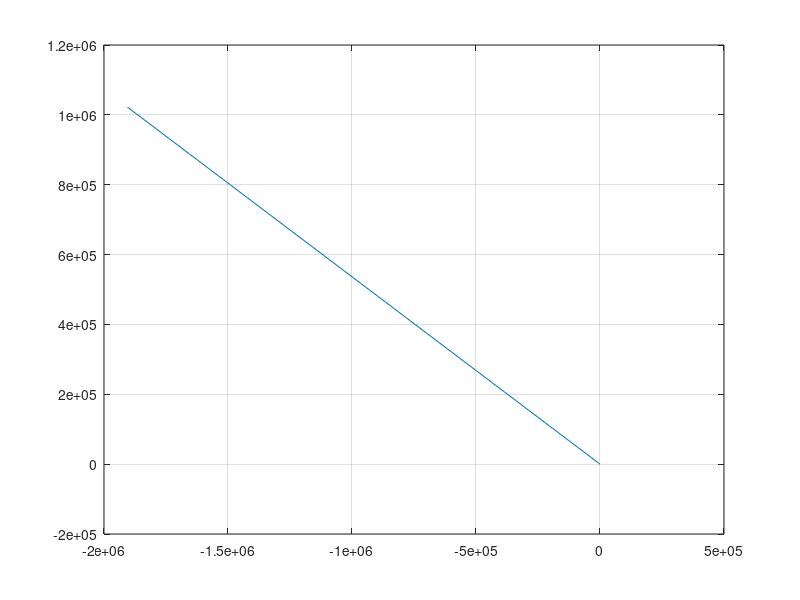
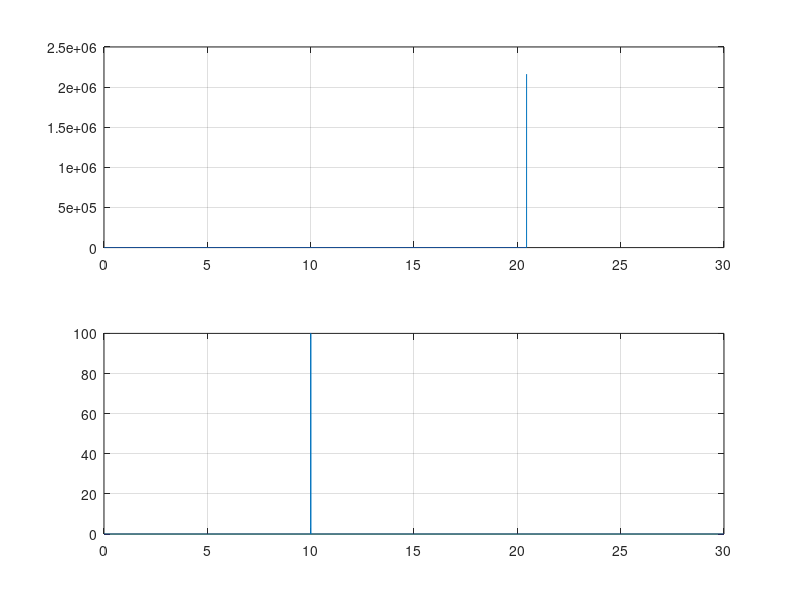

Source code (MATLAB) for these figures, in order:
% implementation of the Runge Kutta method

clear all;close all;clc;

% parameters of the limit cycle oscillator
z0 = 0.1;
alpha = 1;
beta1 = -0.0001;
beta2 = 2.1;
epsilon = 1;

% parameters for time
fs = 1000;
dur = 30; % in seconds
T = 1/fs;
time = 0:T:dur;

ntime = length(time);

% initialize empty arrays
t_out = zeros(size(time));
z_out = zeros(size(time));

t_out(1) = time(1);
z_out(1) = z0;

% add an input
input = zeros(size(time));
input(fs*10:fs*10+10) = 100;

for i=1:ntime-1
        
        k1 = z_out(i)*(alpha + 1i*2*pi + beta1*abs(z_out(i))^2 + ((epsilon*beta2*abs(z_out(i)))^4)/(1-epsilon*abs(z_out(i))^2)) + input(i);                
        
        z1 = z_out(i)+(T/2)*k1;
        
        k2 = z1*(alpha + 1i*2*pi + beta1*abs(z1)^2 + ((epsilon*beta2*abs(z1))^4)/(1-epsilon*abs(z1)^2)) + (input(i) + input(i+1))/2;
        
        z2 = z_out(i)+(T/2)*k2;
        
        k3 = z2*(alpha + 1i*2*pi + beta1*abs(z2)^2 + ((epsilon*beta2*abs(z2))^4)/(1-epsilon*abs(z2)^2)) + (input(i) + input(i+1))/2;
                
        z3 = z_out(i)+T*k3;
        
        k4 = z3*(alpha + 1i*2*pi + beta1*abs(z3)^2 + ((epsilon*beta2*abs(z3))^4)/(1-epsilon*abs(z3)^2)) + (input(i));
                
        z_out(i+1) = z_out(i) + (1/6)*T*(k1+(2*k2)+(2*k3)+k4);
        
        t_out(i+1) = t_out(i) + T;        
    
end

figure(1)
axis square
plot((z_out));
grid on
figure(2)
subplot(2,1,1)
plot(time,abs(z_out))
grid on
subplot(2,1,2)
plot(time,input)
grid on